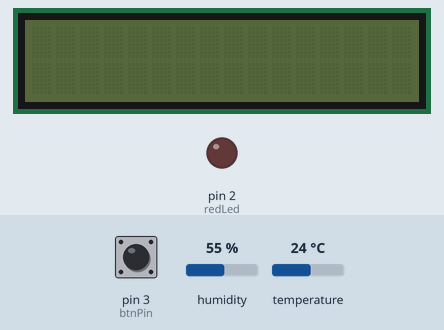
Simulated run of this sketch. Board: Arduino Mega 2560, built with avr-gcc and run on an emulated ATmega2560. On the bench: 16×2 character LCD, output pins drawn as LEDs (lit = HIGH). The test bench sets the inputs (shaded band); at power-on: pin 3 (btnPin) HIGH, humidity 55 %, temperature 24 °C. WiFi joins after 1.5 s; servers stay silent unless stated; uploads are accepted with an empty reply; the modem accepts every AT command (registered, SIM ready, sends succeed) and sends nothing else.

Above: at 2.8 s.
2.9 s: pin 3 (btnPin) pulled LOW for 0.15 s
At 4.0 s:
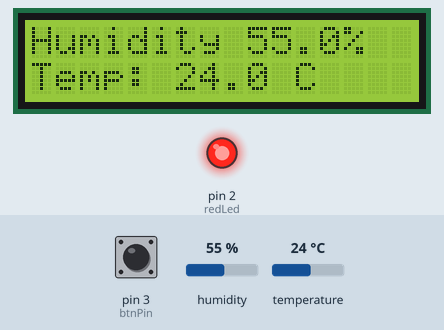
4.5 s: pin 3 (btnPin) pulled LOW for 1 s
At 5.4 s:
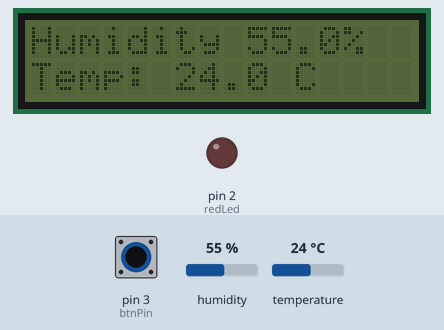
7.0 s: pin 3 (btnPin) pulled LOW for 0.15 s
At 7.02 s:
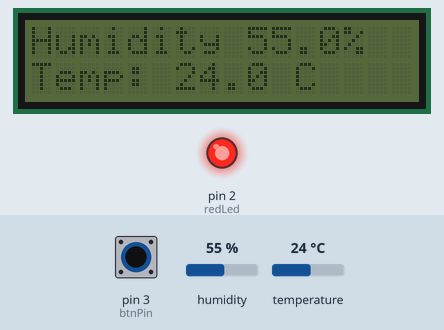
8.6 s: humidity set to 22 %
At 9.0 s:
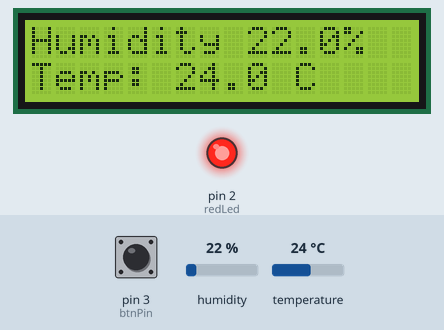
10.1 s: temperature set to 12 °C
At 10.7 s:
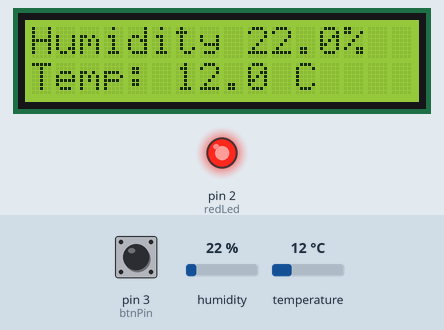
11.6 s: humidity set to 40 %
At 12.4 s:
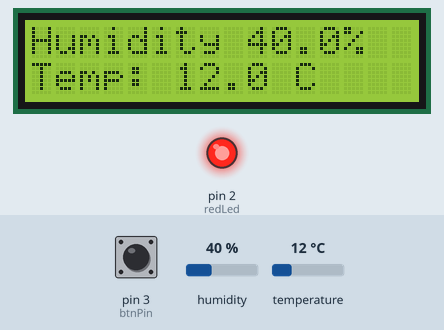
Timing chart, 0 to 14.1 s (numbered marks = the images above; inputs shaded):
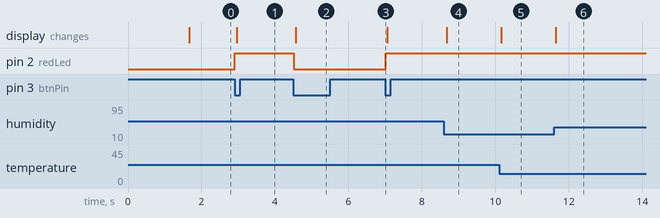

Measured:
- after the input at 2.9 s, pin 2 (redLed): LOW → HIGH at once; the display: changes after 0.06 s (image 1)
- after the input at 4.5 s, pin 2 (redLed): HIGH → LOW at once; the display: changes after 0.07 s (image 2)
- after the input at 7.0 s, pin 2 (redLed): LOW → HIGH at once
- after the input at 8.6 s, the display: changes after 0.08 s (image 4)
- after the input at 10.1 s, the display: changes after 0.06 s (image 5)
- after the input at 11.6 s, the display: changes at once (image 6)

The sketch:

ebsyHouseCode.ino
```cpp
#include <LiquidCrystal_I2C.h>
#include <Wire.h>
#include "WiFiEsp.h"
#include <dht.h>;
dht DHT;


WiFiEspClient client;

// variables for user functions
long timer = 0;

// WiFi Stuff

char ssid[] = "Arduino";
char pass[] = "Zp3Y8FKt";
int status = WL_IDLE_STATUS;

// your server address
char server[] = "https://85307.hosting.ict-college.net";
char postPage[] = "/projects/ebsyHouse/index.php";

/// vars used for timing/timeout
unsigned long lastConnectionTime = 0;
unsigned long postingInterval = 5000;

bool readSenors = true;
String content;

#define btnPin 3
#define redLed 2
#define DHT11_PIN 4

byte oldPinState = HIGH;

LiquidCrystal_I2C lcd(0x27,16,2);
// the setup function runs once when you press reset or power the board

void setup() {
  // initialize digital pin LED_BUILTIN as an output.

  pinMode(btnPin, INPUT_PULLUP);
  pinMode(redLed, OUTPUT);
  lcd.init();
  lcd.backlight();
  SetupWifi();

}

// the loop function runs over and over again forever
void loop() {


    byte pinState = digitalRead(btnPin);
    byte ledState = digitalRead(redLed);

  if (pinState != oldPinState)
    {
    delay (10);  // debounce
    if (pinState == LOW)
      digitalWrite (redLed, !digitalRead (redLed));
    oldPinState = pinState;
    }

  if(ledState == LOW)
  {
    lcd.noBacklight();
    return;
  }

  ////////

  int chk = DHT.read11(DHT11_PIN);
  lcd.display();
  lcd.backlight();
  lcd.setCursor(0,0);
  lcd.print("Humidity ");
  lcd.print(DHT.humidity, 1);
  lcd.print("%");

  lcd.setCursor (0, 1);
  lcd.print ("Temp: ");
  lcd.print(DHT.temperature, 1);
  lcd.print(" C");

  ///////////////
  handleHttpPost();
  handleHttpResponce();
}


void handleHttpResponce()
{
  String readString;
  // receive incommin wifi data
  while (client.available()) {
    char c = client.read();
    readString += c;
    //Serial.print(c); // debug only
  }
   if (readString.length() >0)
   {
   // Serial.println(readString); // debug only

    /* insert your processString function to get the data form the serever
        e.g:  int dataReceived = processString(readString, start, end);
    */

    client.stop();           // stop http client
    readSenors = true;       // sensors can be read again
  }
}


/* function     : (String strInput, String keyStart, String keyEnd)
|*
|* Description  : Seach trough a string to find the value after keyStart and before keyEnd
|*                e.g. strInput = LED01!DOOR04!RFID93283959235!  KeyStart = DOOR; KeyEnd = !
|*                returns 04
|*
|* In/Out       : in  : String to search trough
|*                in  : search word and end char
|*                out : value received from server
*/
int processString(String strInput, String keyStart, String keyEnd)
{

}


#pragma region dontChangeCode
  /*------------------------------------------------------------------------------
  |*  FUNCTIONS -- DO NOT CHANGE!!
  |*------------------------------------------------------------------------------
  */
  /* function     : handleHttpPost(String)
  |*
  |* Description  : this method sends a post request to the server
  |*
  |* In/Out       : in : nothing
  |*                var: readSenors: disable reading the sensors while sending/receiving
  |*                var: timer: keep track ot the time (elapsed)
  |*                var: client: WifiClient
  |*                var: content: String to be send as post to php page
  |*                out: nothing
  */
  void handleHttpPost()
  {

    // if n seconds have passed since your last connection,
    // then connect again and send data
    if (millis() - lastConnectionTime > postingInterval) {
      readSenors = false;
      timer = millis();
      client.stop();
      httpPostRequest();

      // print the time it took to post the data
      Serial.println("duration : "+ String(millis()-timer));
    }
  }


  /* function     : httpPostRequest(String)
  |*
  |* Description  : this method makes a HTTP POST connection to the server
  |*
  |* In/Out       : in : String to be send as post to php page
  |*                var: server: webserver to connect to
  |*                var: postPage: page to post the string to
  |*                var: client: WifiClient
  |*                out: nothing
  */
  void httpPostRequest()
  {
    // connected?
    if (!client.connected()) {
      Serial.println("Disconnecting from server...");
      client.stop();
    }

    // if there's a successful connection
    if (client.connect(server, 80) || client.connected()) {
      Serial.println("Connecting...");

      /// DO NOT CHANGE! -- making the http header
      client.println("POST "+ String(postPage) + " HTTP/1.1");
      client.println("Host: "+ String(server));
      client.println("User-Agent: arduino-ethernet");
      client.println("Accept: */*");
      client.println("Content-Length: " + String(content.length()));
      client.println("Content-Type: application/x-www-form-urlencoded");
      client.println();
      client.print(content);
      /// do not change!

      // note the time that the connection was made
      lastConnectionTime = millis();

    }
    else {
      // if you couldn't make a connection
      Serial.println("Connection failed");
      delay(1000);
    }
  }


  /* function     : SetupWifi(void)
  |*
  |* Description  : initialize ESP module
  |*
  |* In/Out       : in : nothing
  |*                var: ssid: wifi ssid
  |*                var: pass: wifi pass
  |*                out: nothing
  */
  void SetupWifi(){

      // serial wifi connection
    Serial1.begin(9600);
    Serial1.println("AT+UART_DEF=115200,8,1,0,0\r\n");
    Serial1.write("AT+RST\r\n");
    delay(100);
    Serial1.begin(115200);

    WiFi.init(&Serial1);

    // check for the presence of the shield
    if (WiFi.status() == WL_NO_SHIELD) {
      Serial.println("WiFi shield not present");
      while (true);    // don't continue
    }

    // attempt to connect to WiFi network
    while ( status != WL_CONNECTED) {
      Serial.print("Attempting to connect to WPA SSID: ");
      Serial.println(ssid);
      status = WiFi.begin(ssid, pass);
    }

    Serial.println("You're connected to the network");
    printWifiStatus();
  }

  /* function     : printWifiStatus(void)
  |*
  |* Description  : print the wifi status
  |*
  |* In/Out       : in : nothing
  |*                out: nothing
  */
  void printWifiStatus()
  {
    // print the SSID of the network you're attached to
    Serial.print("SSID: ");
    Serial.println(WiFi.SSID());

    // print your WiFi shield's IP address
    IPAddress ip = WiFi.localIP();
    Serial.print("IP Address: ");
    Serial.println(ip);

    // print the received signal strength
    long rssi = WiFi.RSSI();
    Serial.print("Signal strength (RSSI):");
    Serial.print(rssi);
    Serial.println(" dBm");
  }

#pragma endregion dontChangeCode
```
